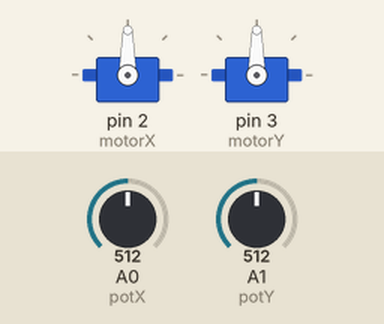
Simulated run of this sketch. Board: Arduino Uno, built with avr-gcc and run on an emulated ATmega328P. Parts: 2 × servo. The test bench sets the inputs (shaded band); at power-on: A0 (potX) = 512, A1 (potY) = 512.

Above: at 1.2 s.
1.3 s: A0 (potX) set to 716
At 2.5 s:
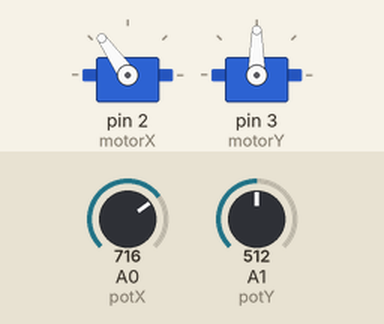
2.8 s: A1 (potY) set to 716
At 4.0 s:
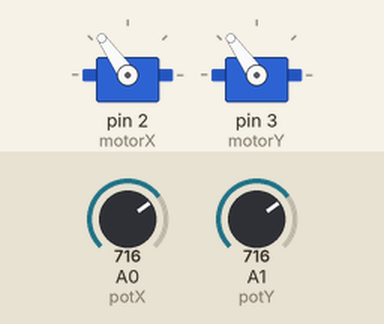
4.3 s: A0 (potX) set to 900
At 4.6 s:
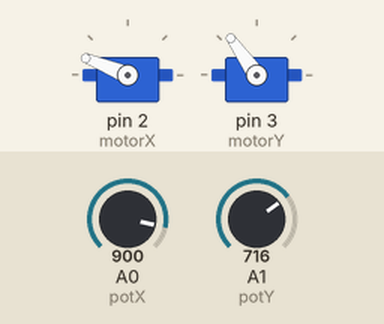
5.8 s: A1 (potY) set to 900
At 6.8 s:
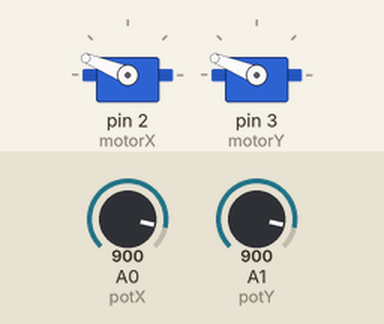
7.3 s: A0 (potX) set to 1023
At 8.5 s:
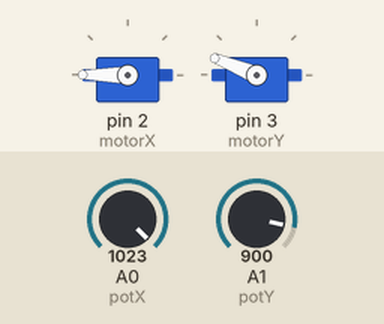
8.8 s: A1 (potY) set to 1023
At 10.1 s:
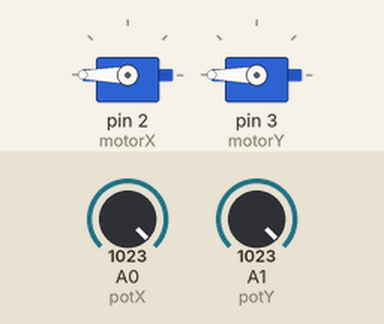
Timing chart, 0 to 11.3 s (numbered marks = the images above; inputs shaded):
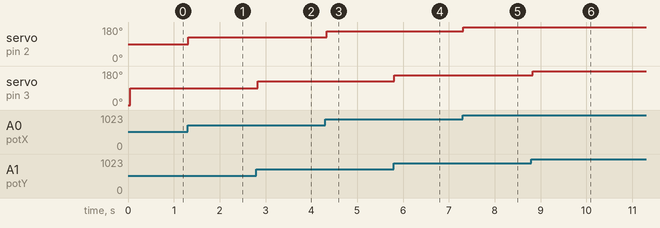

The sketch:

cat_laser_toy.ino
```cpp
#include <Servo.h>
#define potX A0
#define potY A1

Servo motorX;
Servo motorY;

int anguloX;
int anguloY;

void setup() {
  motorX.attach(2);
  anguloX=0;
  motorX.write(anguloX);

  motorY.attach(3);
  anguloY=0;
  motorY.write(anguloY);

}

void loop() {
  anguloX=map(analogRead(potX),0,1023,0,180);
  motorX.write(anguloX);
  delay(50);

  anguloY=map(analogRead(potY),0,1023,0,180);
  motorY.write(anguloY);

}
```

Measured:
- after the input at 1.3 s, servo on pin 2 (motorX): 90° → 125° at once
- after the input at 2.8 s, servo on pin 3 (motorY): 90° → 125° at once
- after the input at 4.3 s, servo on pin 2 (motorX): 125° → 158° at once
- after the input at 5.8 s, servo on pin 3 (motorY): 125° → 158° at once
- after the input at 7.3 s, servo on pin 2 (motorX): 158° → 180° at once
- after the input at 8.8 s, servo on pin 3 (motorY): 158° → 180° at once
